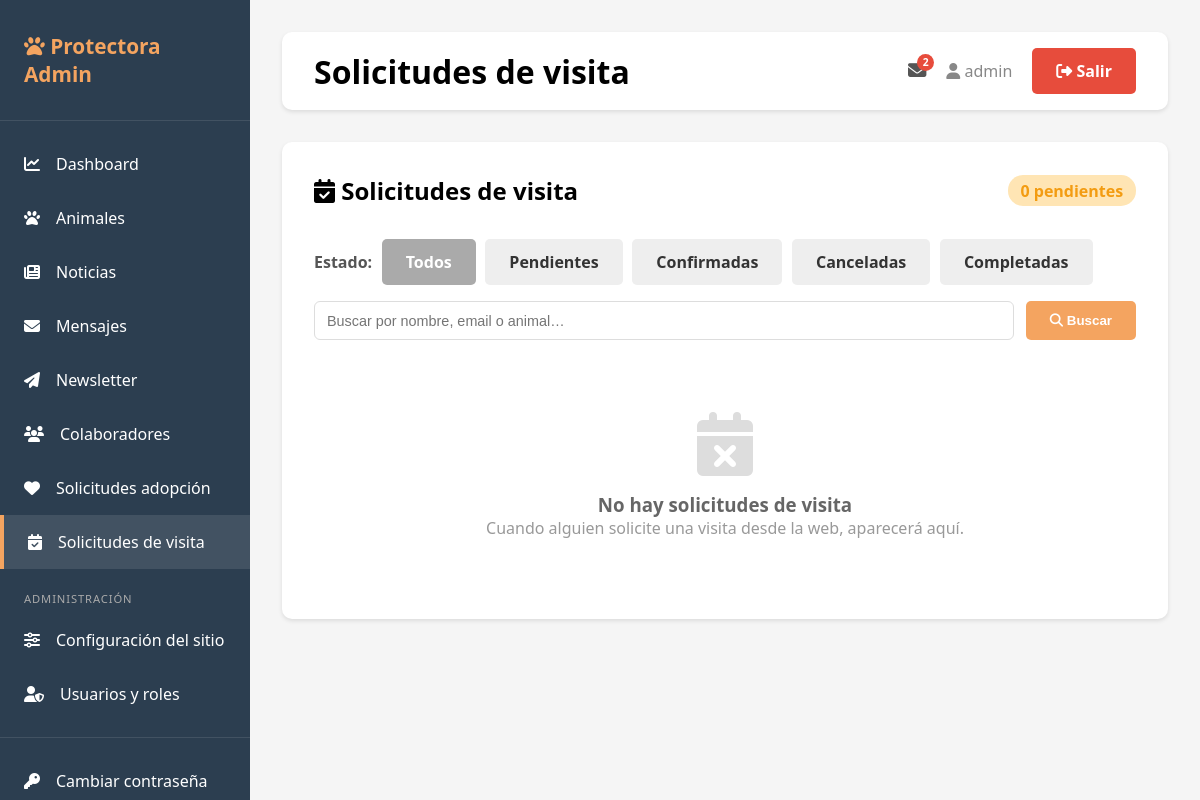
The app's page /admin/visits (signed in), older data.
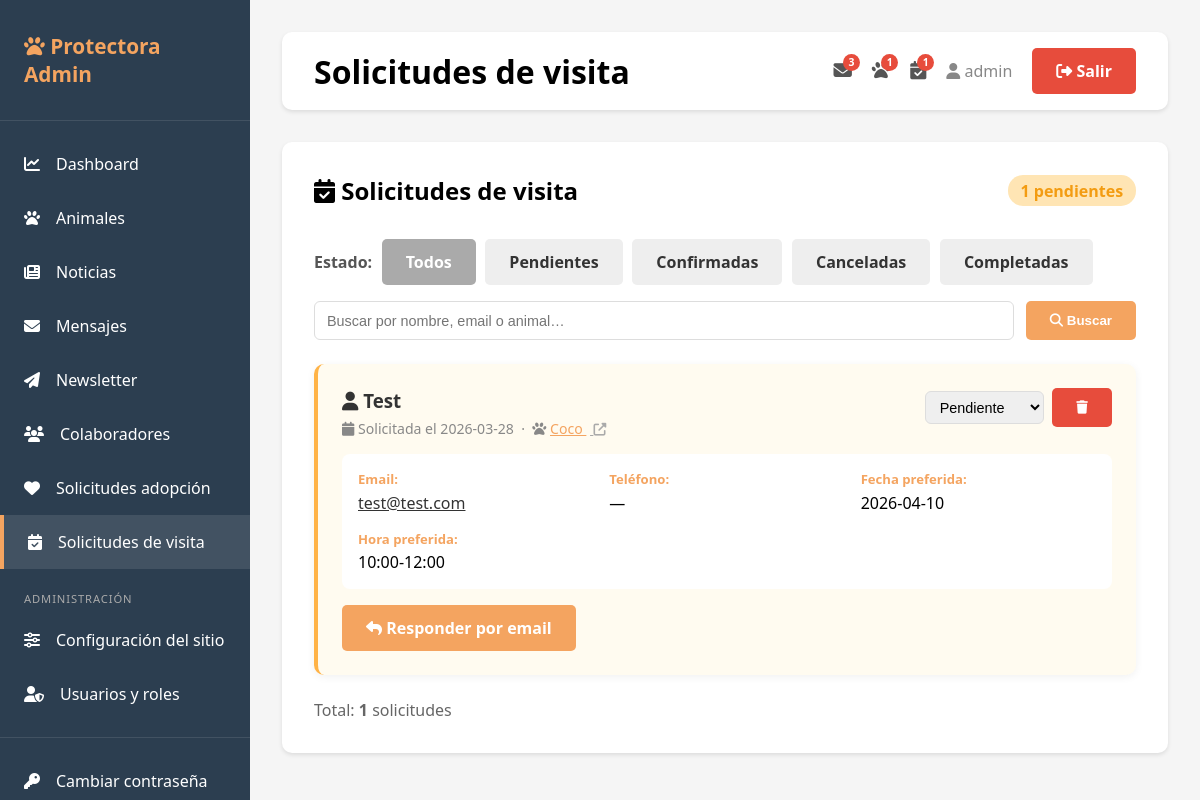
The same page, newer data.
### tables this page shows
CREATE TABLE visit_requests (
                id INTEGER PRIMARY KEY AUTOINCREMENT,
                animal_id INTEGER,
                animal_name TEXT,
                name TEXT NOT NULL,
                email TEXT NOT NULL,
                phone TEXT,
                preferred_date TEXT,
                preferred_time TEXT,
                notes TEXT,
                status TEXT DEFAULT 'pendiente',
                created_at TIMESTAMP DEFAULT CURRENT_TIMESTAMP
            );

### app.py (the view)
@app.route('/admin/visits')
@login_required
def list_visits():
    db = get_db()
    current_status = request.args.get('status', '')
    search = request.args.get('search', '').strip()
    query = 'SELECT * FROM visit_requests WHERE 1=1'
    params = []
    if current_status:
        query += ' AND status = ?'
        params.append(current_status)
    if search:
        query += ' AND (name LIKE ? OR email LIKE ? OR animal_name LIKE ?)'
        like = f'%{search}%'
        params.extend([like, like, like])
    query += ' ORDER BY created_at DESC'
    visits = [dict(v) for v in db.execute(query, params).fetchall()]
    total_pending = db.execute("SELECT COUNT(*) as c FROM visit_requests WHERE status='pendiente'").fetchone()['c']
    return render_template('visits.html', visits=visits, current_status=current_status,
                           search=search, total_pending=total_pending)

### app.py (called while the page is built)
def generate_csrf_token():
    if '_csrf_token' not in session:
        session['_csrf_token'] = secrets.token_hex(32)
    return session['_csrf_token']

def get_db():
    if USE_POSTGRES:
        conn = psycopg2.connect(DATABASE_URL)
        conn.cursor_factory = psycopg2.extras.RealDictCursor
        return DatabaseWrapper(conn, is_postgres=True)
    else:
        conn = sqlite3.connect(DATABASE)
        conn.row_factory = sqlite3.Row
        return DatabaseWrapper(conn, is_postgres=False)

def login_required(f):
    @wraps(f)
    def decorated_function(*args, **kwargs):
        if 'user_id' not in session:
            return redirect(url_for('login'))
        return f(*args, **kwargs)
    return decorated_function

    def execute(self, query, params=None):
        if self._is_postgres and '?' in query:
            query = query.replace('?', '%s')
        cursor = self._conn.cursor()
        if params:
            cursor.execute(query, params)
        else:
            cursor.execute(query)
        return cursor

### templates/visits.html (shortened to what the changed rows need)
{% extends "base.html" %}
{% block page_title %}Solicitudes de visita{% endblock %}
{% block content %}
<div style="display:flex; justify-content:space-between; align-items:center; margin-bottom:2rem; flex-wrap:wrap; gap:1rem;">
    <h2><i class="fas fa-calendar-check"></i> Solicitudes de visita</h2>
    <span class="badge badge-warning" style="font-size:1rem;">
        {{ total_pending }} pendientes
    </span>
</div>
<div style="display:flex; gap:.6rem; margin-bottom:1rem; flex-wrap:wrap; align-items:center;">
    <strong style="color:#555;">Estado:</strong>
    {% for status_val, label, color in [
        ('', 'Todos', '#aaa'),
        ('pendiente', 'Pendientes', '#FFB347'),
        ('confirmada', 'Confirmadas', '#27ae60'),
        ('cancelada', 'Canceladas', '#e74c3c'),
        ('completada', 'Completadas', '#6c757d')
    ] %}
    <a href="{{ url_for('list_visits', status=status_val, search=search) }}"
       class="btn btn-sm"
       style="background:{% if current_status == status_val %}{{ color }}; color:white{% else %}#eee; color:#333{% endif %}">
        {{ label }}
    </a>
    {% endfor %}
</div>
<form method="GET" style="display:flex; gap:.75rem; margin-bottom:1.5rem; flex-wrap:wrap;">
    <input type="text" name="search" value="{{ search }}" placeholder="Buscar por nombre, email o animal…"
           style="flex:1; min-width:220px; padding:.45rem .75rem; border:1px solid #ddd; border-radius:6px; font-size:.9rem;">
    <button type="submit" class="btn btn-primary btn-sm"><i class="fas fa-search"></i> Buscar</button>
</form>
{% if visits %}
<div style="display:grid; gap:1.25rem;">
    {% for v in visits %}
    {% set status_styles = {
        'pendiente':  ('FFB347', '856404', 'fff3cd', 'Pendiente'),
        'confirmada': ('27ae60', 'fff', 'd5f5e3', 'Confirmada'),
        'cancelada':  ('e74c3c', 'fff', 'fde8e8', 'Cancelada'),
        'completada': ('6c757d', 'fff', 'f0f0f0', 'Completada')
    } %}
    {% set ss = status_styles.get(v.status, ('aaa', '333', '#eee', v.status)) %}
    <div style="background:{% if v.status == 'pendiente' %}#fffbf0{% elif v.status == 'confirmada' %}#f0fff4{% elif v.status == 'cancelada' %}#fff5f5{% else %}white{% endif %};
                border-radius:10px; padding:1.5rem; box-shadow:0 2px 8px rgba(0,0,0,.06);
                border-left:4px solid #{{ ss[0] }};">
        <div style="display:flex; justify-content:space-between; align-items:start; margin-bottom:1rem; flex-wrap:wrap; gap:1rem;">
            <div>
                <h3 style="margin:0 0 .4rem; color:#333;">
                    <i class="fas fa-user"></i> {{ v.name }}
                </h3>
                <div style="font-size:.88rem; color:#888;">
                    <i class="fas fa-calendar"></i> Solicitada el {{ v.created_at[:10] if v.created_at else '—' }}
                    {% if v.animal_name %}
                    &nbsp;·&nbsp; <i class="fas fa-paw"></i>
                    <a href="{{ url_for('edit_animal', animal_id=v.animal_id) }}" style="color:#F4A460;" title="Ver animal en admin">
                        {{ v.animal_name }}
                    </a>
                    &nbsp;<a href="/animal/{{ v.animal_id }}" target="_blank" style="color:#aaa; font-size:.8rem;" title="Ver ficha pública">
                        <i class="fas fa-external-link-alt"></i>
                    </a>
                    {% endif %}
                </div>
            </div>
            <div style="display:flex; gap:.5rem; align-items:center;">
                <form method="POST" action="{{ url_for('update_visit_status', visit_id=v.id) }}" style="display:inline;">
                    <select name="status" onchange="this.form.submit()"
                            style="padding:.4rem .6rem; border-radius:6px; border:1px solid #ddd; font-size:.9rem;">
                        <option value="pendiente"  {% if v.status == 'pendiente'  %}selected{% endif %}>Pendiente</option>
                    </select>
                </form>
                <form method="POST" action="{{ url_for('delete_visit', visit_id=v.id) }}" style="display:inline;"
                      onsubmit="return confirm('¿Eliminar esta solicitud de visita?');">
                    <button type="submit" class="btn btn-danger btn-sm" title="Eliminar">
                        <i class="fas fa-trash"></i>
                    </button>
                </form>
            </div>
        </div>
        <div style="display:grid; grid-template-columns:repeat(auto-fit, minmax(180px, 1fr)); gap:1rem;
                    padding:1rem; background:white; border-radius:8px;">
            <div>
                <strong style="color:#F4A460; display:block; font-size:.82rem; margin-bottom:.2rem;">Email:</strong>
                <a href="mailto:{{ v.email }}" style="color:#333; word-break:break-all;">{{ v.email }}</a>
            </div>
            <div>
                <strong style="color:#F4A460; display:block; font-size:.82rem; margin-bottom:.2rem;">Teléfono:</strong>
                <span>{{ v.phone or '—' }}</span>
            </div>
            <div>
                <strong style="color:#F4A460; display:block; font-size:.82rem; margin-bottom:.2rem;">Fecha preferida:</strong>
                <span>{{ v.preferred_date or '—' }}</span>
            </div>
            <div>
                <strong style="color:#F4A460; display:block; font-size:.82rem; margin-bottom:.2rem;">Hora preferida:</strong>
                <span>{{ v.preferred_time or '—' }}</span>
            </div>
        </div>
        <div style="margin-top:1rem; display:flex; gap:.5rem; flex-wrap:wrap;">
            <a href="mailto:{{ v.email }}?subject=Solicitud de visita - {{ v.animal_name or 'Protectora Burjassot' }}"
               class="btn btn-sm btn-primary">
                <i class="fas fa-reply"></i> Responder por email
            </a>
        </div>
    </div>
    {% endfor %}
</div>
<p style="color:#666; margin-top:1.5rem;">Total: <strong>{{ visits|length }}</strong> solicitudes</p>
{% else %}
<div style="text-align:center; padding:3rem;">
    <i class="fas fa-calendar-times" style="font-size:4rem; color:#ddd; margin-bottom:1rem;"></i>
    <h3 style="color:#666;">No hay solicitudes de visita</h3>
    <p style="color:#999;">Cuando alguien solicite una visita desde la web, aparecerá aquí.</p>
</div>
{% endif %}
{% endblock %}

Row changes from the older to the newer data that the page shows:
added visit_requests: name "Test", created_at "2026-03-28", animal_name "Coco", status "Pendiente", email "test@test.com", phone "—", preferred_date "2026-04-10", preferred_time "10:00-12:00"
Text that changed along with them:
{{ nav_unread_contacts if nav_unread_contacts <= 99 else '99+' }}: "2" → "3"
{{ nav_pending_adoptions if nav_pending_adoptions <= 99 else '99+' }}: (not shown) → "1"
{{ nav_pending_visits if nav_pending_visits <= 99 else '99+' }}: (not shown) → "1"
{{ total_pending }}: "0" → "1"
{{ visits|length }}: (not shown) → "1"
text no longer shown: "No hay solicitudes de visita Cuando alguien solicite una visita desde la web, aparecerá aquí."
text now shown: "Total: solicitudes"
